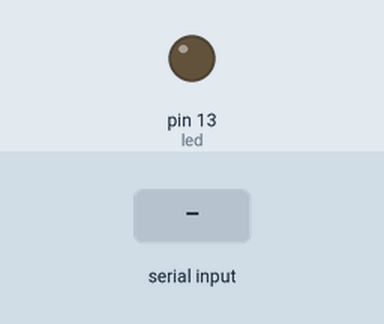
This sketch was run on a simulated Arduino Uno, built with avr-gcc and run on an emulated ATmega328P. Shown: output pins drawn as LEDs (lit = HIGH). Inputs (shaded band) come from the test bench.

Above: at 1.2 s.
1.3 s: "1" received over Serial
At 2.3 s:
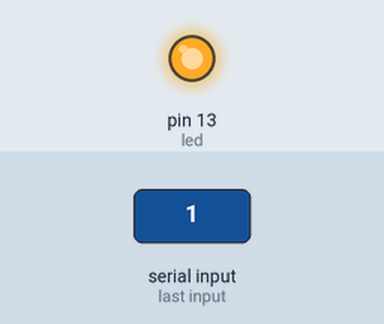
2.8 s: "0" received over Serial
At 3.4 s:
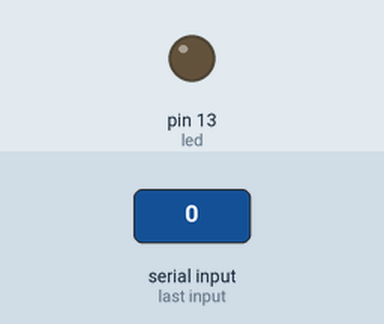
Timing chart, 0 to 5.8 s (numbered marks = the images above; inputs shaded):
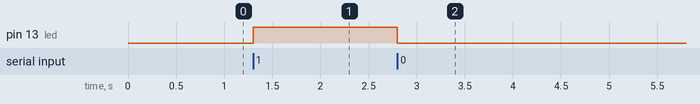

The sketch:

sketch_LIGAR-LED.ino
```cpp
int led = 13;
void setup() {
  // put your setup code here, to run once:
  Serial.begin(9600);
  pinMode(led, OUTPUT);
}

void loop() {
  // put your main code here, to run repeatedly:
  char leitura = Serial.read();

  if(leitura == '1')
  {
    digitalWrite(led, HIGH);
  }

  if(leitura == '0')
  {
    digitalWrite(led, LOW);
  }
}
```

Measured:
- after the input at 1.3 s, pin 13 (led): LOW → HIGH at once
- after the input at 2.8 s, pin 13 (led): HIGH → LOW at once
